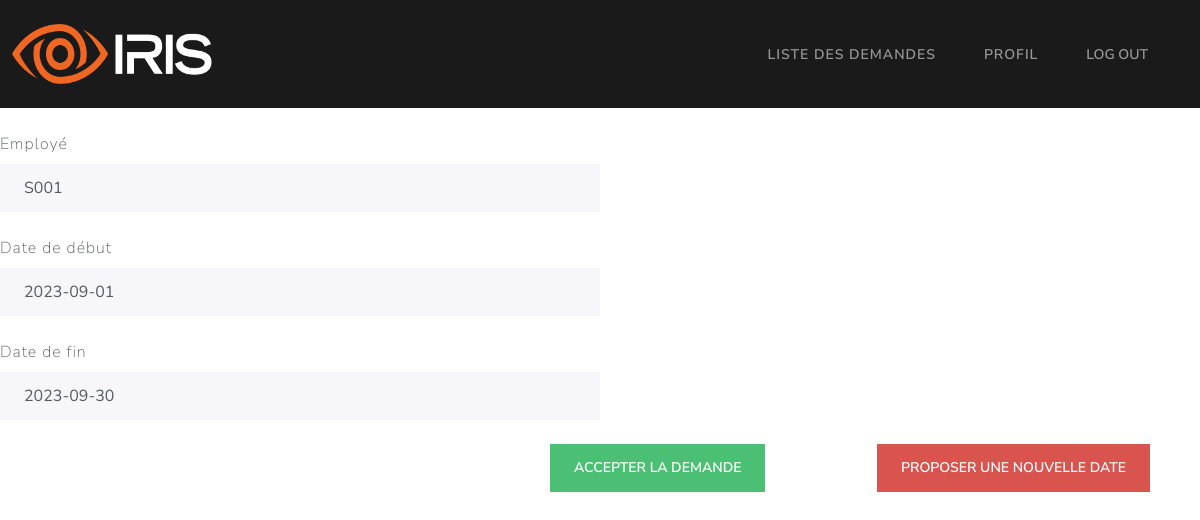
The app's page /manager/demande/1, older data.
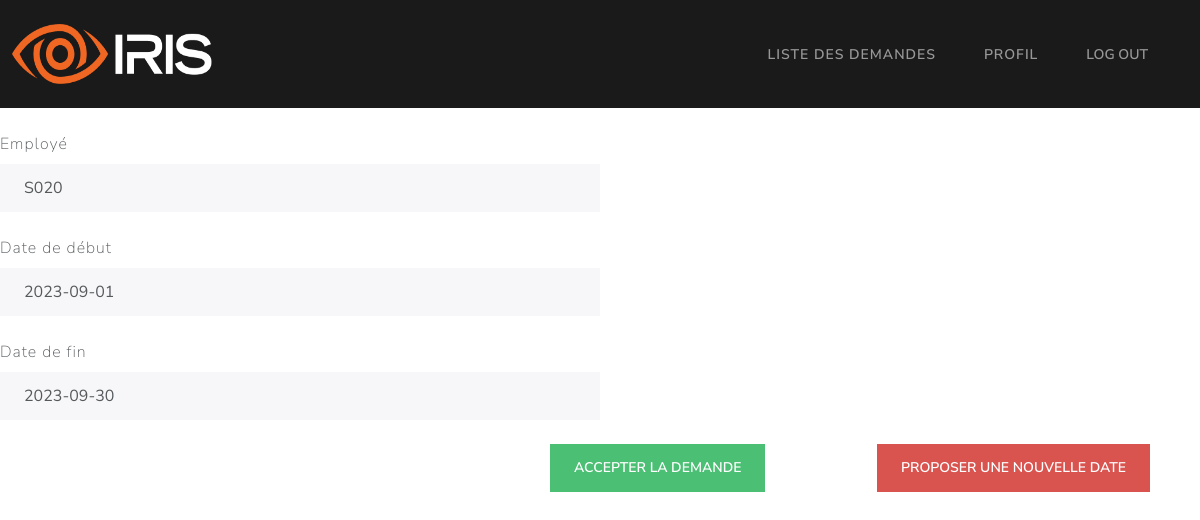
The same page, newer data.
### Models/models.py (models this page shows, shortened)
class demandeCongé(db.Model):
    id = db.Column(db.Integer, primary_key=True)
    date_debut = db.Column(db.String, unique=False, nullable=False)
    date_fin = db.Column(db.String, unique=False, nullable=False)
    statut = db.Column(db.String, unique=False, nullable=False)
    employee_matricule = db.Column(db.String, unique=False, nullable=False)
    motif_refus = db.Column(db.String, unique=False, nullable=True)

### app.py (the view)
@app.route("/manager/demande/<int:id>")
def manager_demande(id):
	return getPendingDemande_Manager(id)

### Controllers/managerController.py (called while the page is built)
def getPendingDemande_Manager(id):
    try:
        demande = demandeCongé.query.filter_by(id=id).first()
        return render_template("/manager/demande.html", demande=demande)
    except Exception as e:
        return render_template("/manager/demande.html", error=str(e))

### templates/manager/demande.html (shortened to what this page needs)
{% extends '/manager/base.html' %}
{% block content %}
<div class="form-group">
  <label class="form-label mt-4" for="readOnlyInput">Employé</label>
  <input
    class="form-control"
    id="readOnlyInput"
    type="text"
    value={{
    demande.employee_matricule
    }}
    readonly=""
  />
</div>
<div class="form-group">
  <label class="form-label mt-4" for="readOnlyInput">Date de début</label>
  <input
    class="form-control"
    id="readOnlyInput"
    type="text"
    value={{
    demande.date_debut
    }}
    readonly=""
  />
</div>
<div class="form-group">
  <label class="form-label mt-4" for="readOnlyInput">Date de fin</label>
  <input
    class="form-control"
    id="readOnlyInput"
    type="text"
    value={{
    demande.date_fin
    }}
    readonly=""
  />
</div>
<br />
<div style="float:right; margin-right: 50px; width: 600px;">
  <div style="float: left;">
    <form action="/manager/demande/{{ demande.id }}/approuver" method="POST">
      <button type="submit" class="btn btn-success">Accepter la demande</button>
    </form>
  </div>
  <div style="float: right;">
    <form action="/manager/demande/{{ demande.id }}/proposition">
      <button type="submit" class="btn btn-danger" style="margin-left: 20px;">Proposer une nouvelle date</button>
    </form>
  </div>
</div>
{% endblock %}

Row changes from the older to the newer data that the page shows:
changed demandeCongé: employee_matricule "S001" → "S020"
